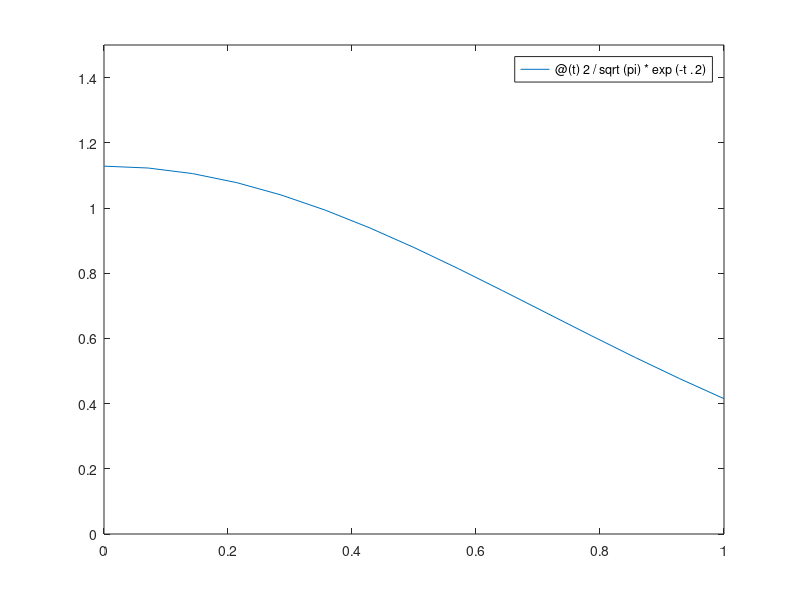

This chart was generated by the following MATLAB code: (Note: this script raises an error after producing the figure.)
f=@(t) 2/sqrt(pi)*exp(-t.^2)

clf;
fplot(f,[0,1]) %clopotul lui gaus, erf
axis([0,1,0,1.5])

format long

T=romberg(f,0,1,4)
ERF=erf(1)
Q=quad(f,0,1)%quadratura
AQ=adquad2(f,0,1)
